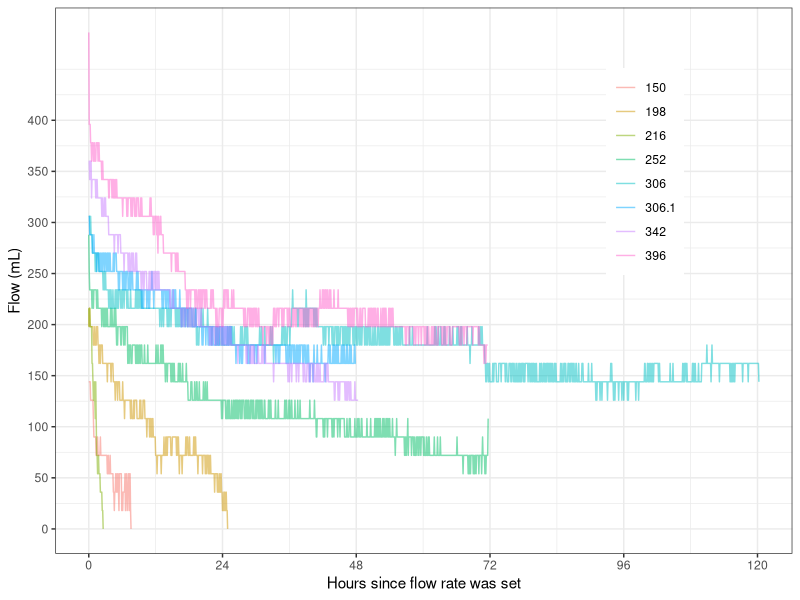
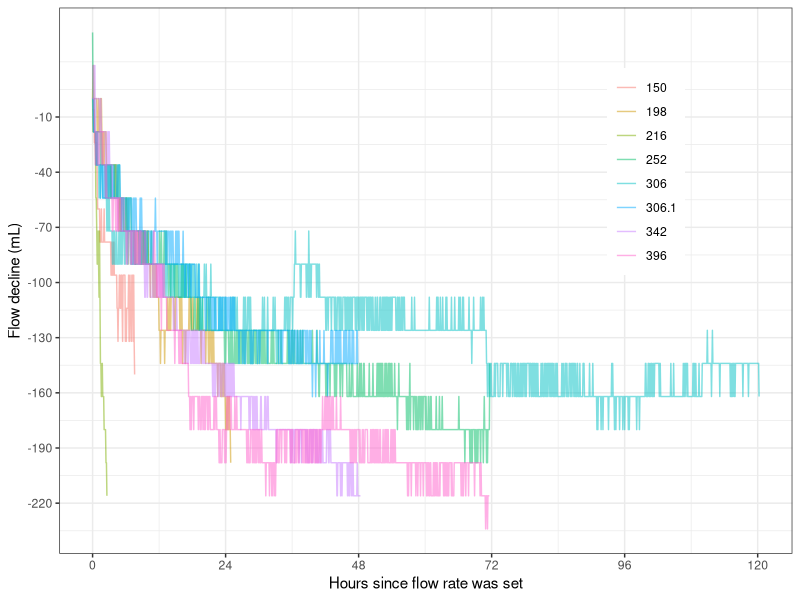
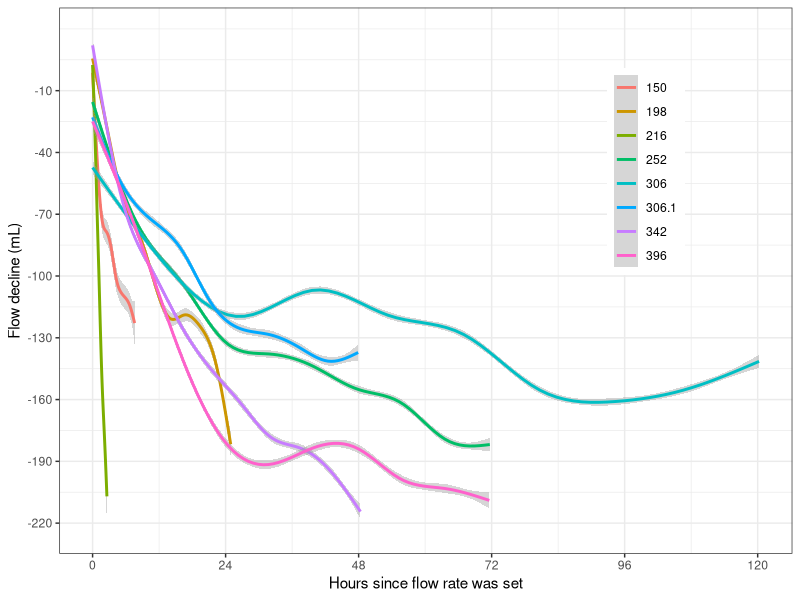
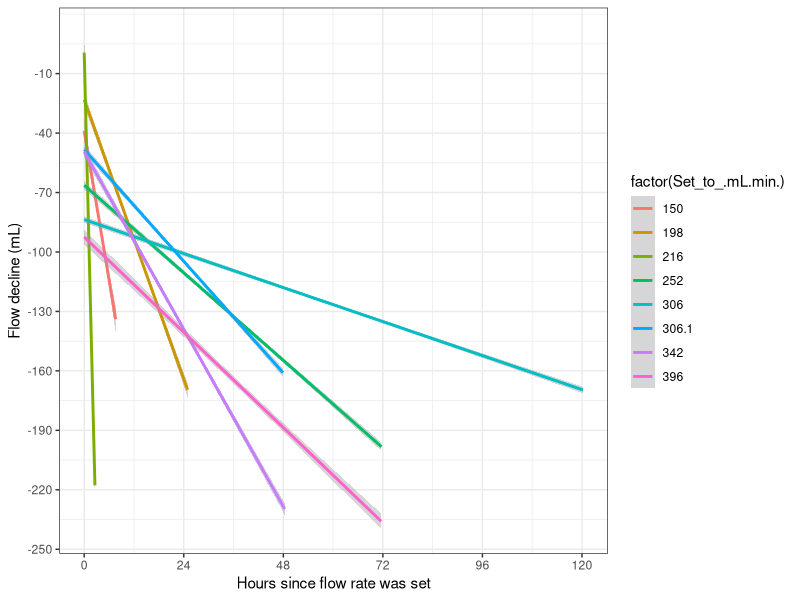
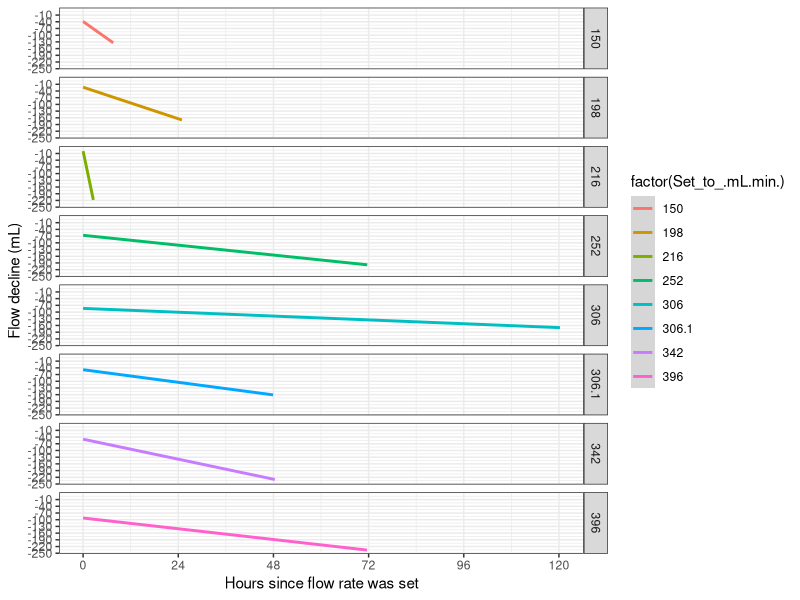

Here is the R script that generated these plots, in order: (Note: this script raises an error after producing the figures.)
library(ggplot2)
library(lubridate)
library(zoo)


FlowRates<-read.csv("Flow_Data_03-03-20.csv")
summary(FlowRates)



flowPlot2 <- ggplot(FlowRates, aes(Duration_hours, Flow, 
                                   colour=factor(Set_to_.mL.min.))) + theme_bw() +
  scale_x_continuous(breaks=seq(0,125,24),
                     name = "Hours since flow rate was set")+
  scale_y_continuous(breaks=seq(0, 400, 50),
                     name = "Flow (mL)")+
  theme(legend.position = c(0.8, 0.7),
        legend.title = element_blank()) + 
        geom_line(alpha=0.5)
flowPlot2


flowPlot1 <- ggplot(FlowRates, aes(Duration_hours, Flow_decline, 
                                   colour=factor(Set_to_.mL.min.))) + theme_bw() +
  scale_x_continuous(breaks=seq(0,125,24),
                     name = "Hours since flow rate was set")+
  scale_y_continuous(breaks=seq(-250 ,10, 30),
                     name = "Flow decline (mL)")+
  theme(legend.position = c(0.8, 0.7),
        legend.title = element_blank()) +
  geom_line(alpha=0.5)
flowPlot1


flowPlot3 <- ggplot(FlowRates, aes(Duration_hours, Flow_decline, 
                                   colour=factor(Set_to_.mL.min.))) + theme_bw() +
  scale_x_continuous(breaks=seq(0,125,24),
                     name = "Hours since flow rate was set")+
  scale_y_continuous(breaks=seq(-250 ,10, 30),
                     name = "Flow decline (mL)")+
  theme(legend.position = c(0.8, 0.7),
        legend.title = element_blank()) +
  geom_smooth()
flowPlot3



flowPlot <- ggplot(FlowRates, aes(Duration_hours, Flow_decline, 
                                  colour=factor(Set_to_.mL.min.))) + theme_bw() +
  geom_smooth(method = lm)+
  scale_x_continuous(breaks=seq(0,125,24),
                     name = "Hours since flow rate was set")+
  scale_y_continuous(breaks=seq(-250 ,10, 30),
                     name = "Flow decline (mL)")
  #geom_line()+
flowPlot

lm1<-lm(Flow_decline~Duration_hours, data=FlowRates)
lm1


flowPlot+facet_grid(Set_to_.mL.min.~.)



FlowRates$Time<-as.POSIXct(FlowRates$Time,format="%m/%d/%y %H:%M %p")
FlowRates$Set_to_.mL.min.<-as.factor(FlowRates$Set_to_.mL.min.)


library(dplyr)

FlowRates<-FlowRates %>%
  group_by(Set_to_.mL.min.) %>%
  mutate(Duration = Time - lag(Time, default = first(Time)))
FlowRates$Time1< 



flowPlot <- ggplot(FlowRates, aes(Time0, Flow, 
                                  colour=factor(Set_to_.mL.min.))) +
  geom_line()
flowPlot


FlowRates$Time1<-hms (FlowRates$Time0)
FlowRates$Time2<-hour(FlowRates$Time1)*60 + minute(FlowRates$Time1) 

flowPlot <- ggplot(FlowRates, aes(Time1, Flow, 
                                  colour=factor(Set_to_.mL.min.))) +
  geom_line()
flowPlot

flowPlot <- ggplot(FlowRates, aes(Time2, Flow, 
                                  colour=factor(Set_to_.mL.min.))) +
  geom_line()
flowPlot+ facet_wrap(~Set_to_.mL.min.)







